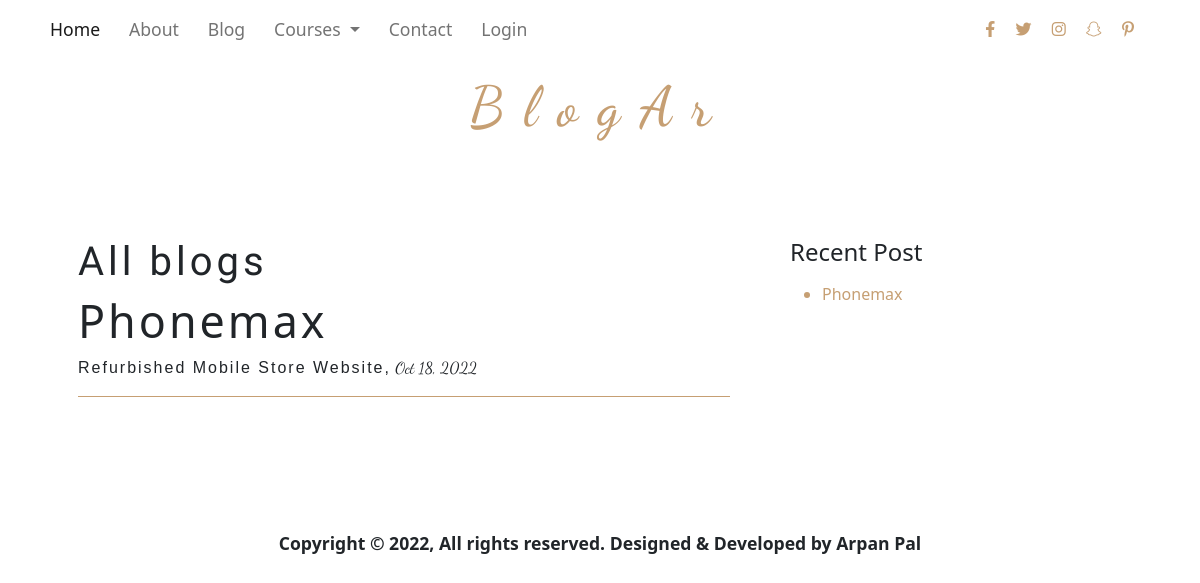
The app's page /blog, older data.
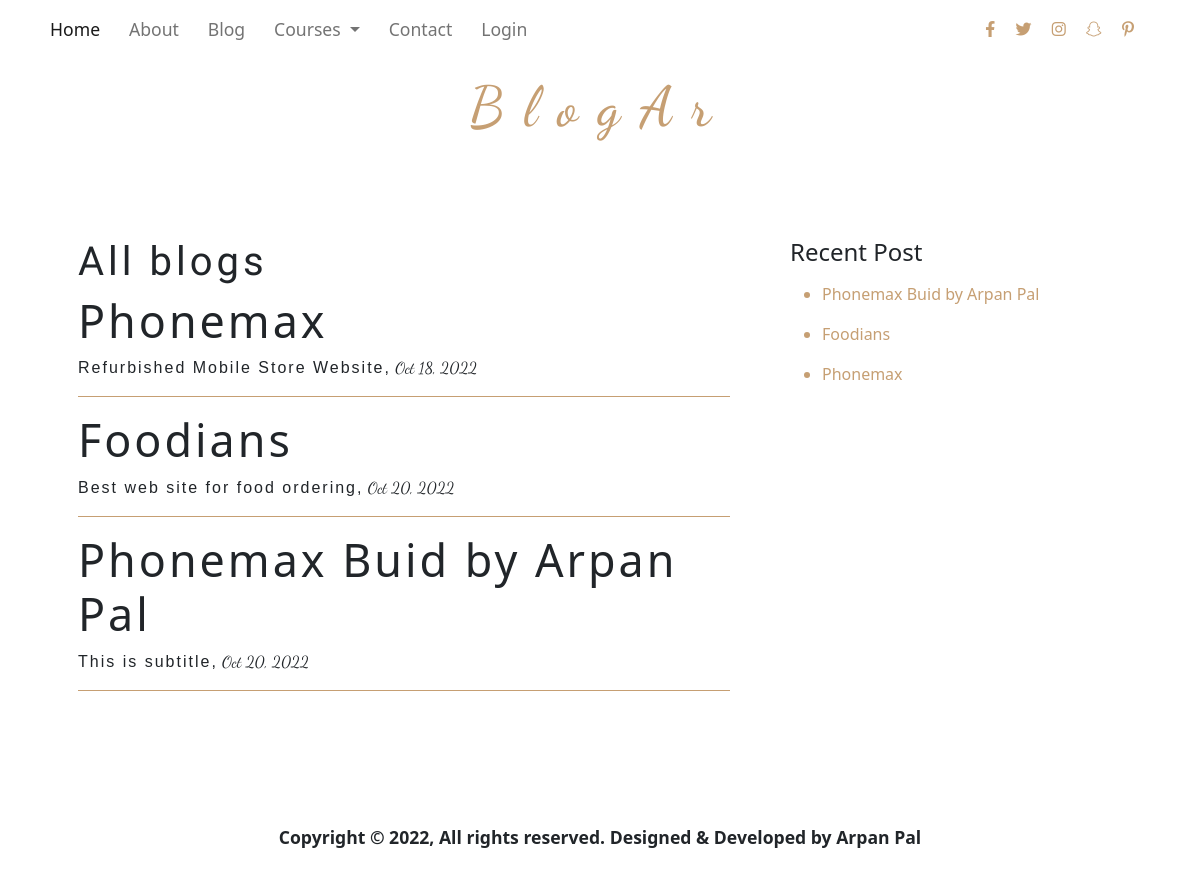
The same page, newer data.
### main.py (models this page shows)
class Blog(db.Model, UserMixin):
    __tablename__ = 'blog'
    id = Column(Integer, primary_key=True)
    title = Column(String(250))
    subtitle = Column(String(250))
    date = Column(String(20))
    body = Column(String(250))
    blogs = relationship('Comment', cascade='all, delete', backref='blog', lazy=True)

### main.py (the view)
@app.route("/blog")
def blog():
    all_blog = db.session.query(Blog).all()
    return render_template("blog.html", blogs=all_blog, current_user=current_user, logged_in=True)

### templates/blog.html (shortened to what this page needs)
{% extends 'base.html' %}
{% block body %}
    <div class="container mt-5 p-5">
        <div class="row">
            <div class="col-lg-8 col-sm-12 pe-5">
                <div class="h3 all_blog">All blogs</div>
                {% for blog in blogs  %}
                <div class="post mb-3">
                    <p class="h2 heading_blog"><a href="{{ url_for('blog_details', id=blog.id) }}">{{blog.title}}</a><p><span style="letter-spacing: 2px;">{{blog.subtitle}},</span><span style="font-family: 'Dancing Script', cursive;"> {{blog.date}}</span></p>
                </div>
                {% endfor %}
            </div>
            <div class="col-lg-4 col-sm-12">
                <div class="h4">Recent Post</div>
                <ul>
                    {% for blog in blogs[:-6:-1]  %}
                    <li class="blog_title mt-3"><a href="{{ url_for('blog_details', id=blog.id) }}">{{blog.title}}</a></li>
                    {% endfor %}
                </ul>
            </div>
        </div>
    </div>
    <div class="container mt-5 footer">
        <p class="text-center mt-3">Copyright © 2022, All rights reserved. Designed & Developed by Arpan Pal</p>
      </div>
{% endblock body %}

Row changes from the older to the newer data that the page shows:
added Blog: title "Foodians", subtitle "Best web site for food ordering", date "Oct 20, 2022"
added Blog: title "Phonemax Buid by Arpan Pal", subtitle "This is subtitle", date "Oct 20, 2022"
